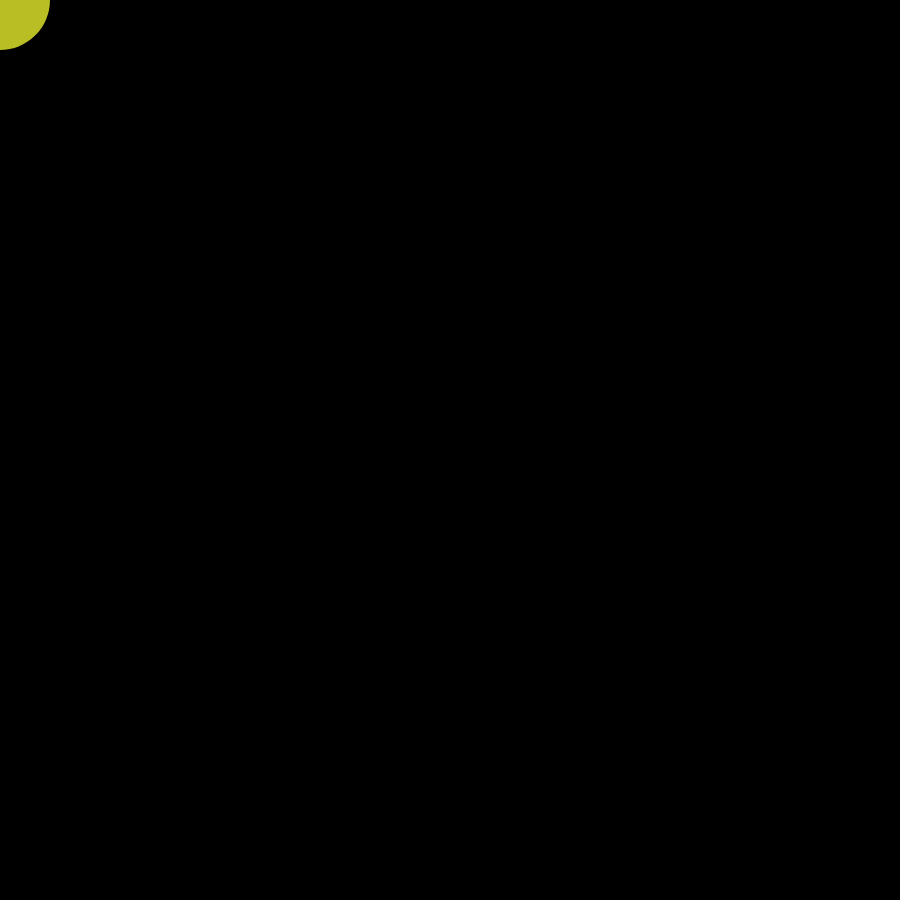
Frame 1 (no input)
Frame 60 (no input): identical to frame 1, image omitted
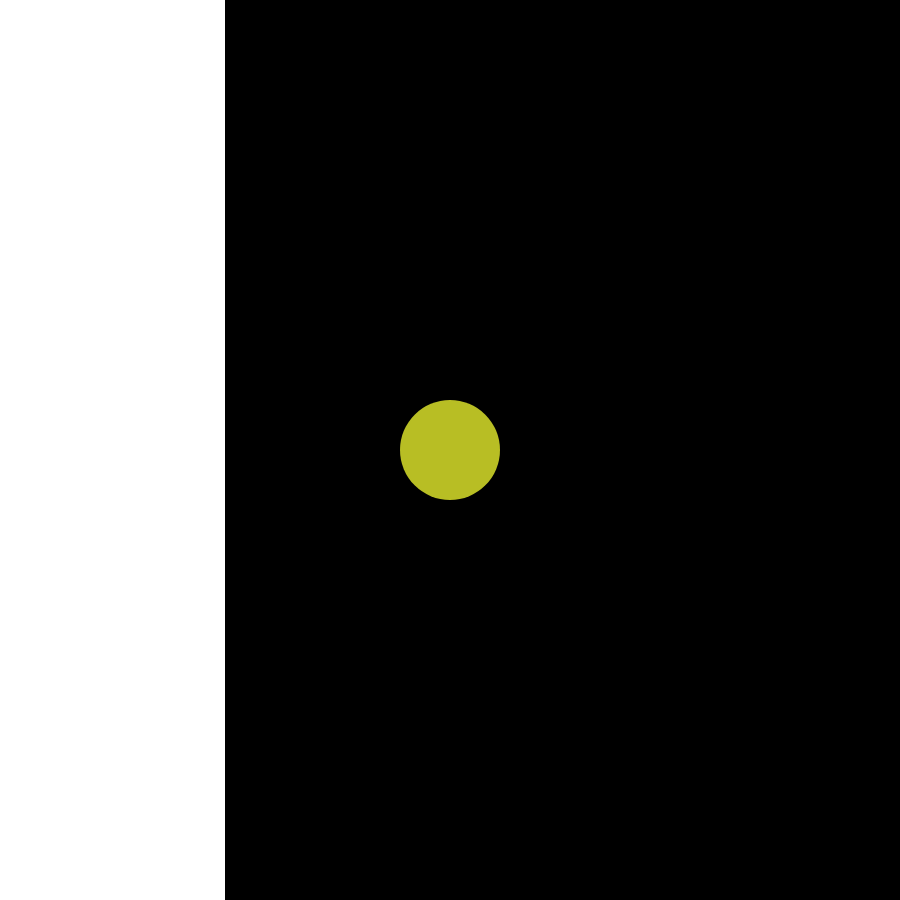
Frame 120 (the mouse pressed at the canvas centre since frame 60)

The p5.js sketch that drew these frames (run headless with seeded random() and noise() and a simulated clock; from frame 60 on, the mouse is pressed at the canvas centre):

// p5.js sketch
// ── sketch.js
let accent = "#B8BE24";

function setup() {
  createCanvas(900, 900);
  noStroke();
  noCursor();
}

function draw() {
  background("black");

  fill("white");
  rect(0, 0, map(mouseX, 0, width, 0, 450), 900);

  // draw ellipse as mouse cursor
  fill(accent);
  noStroke();
  ellipse(mouseX, mouseY, 100, 100);
}
